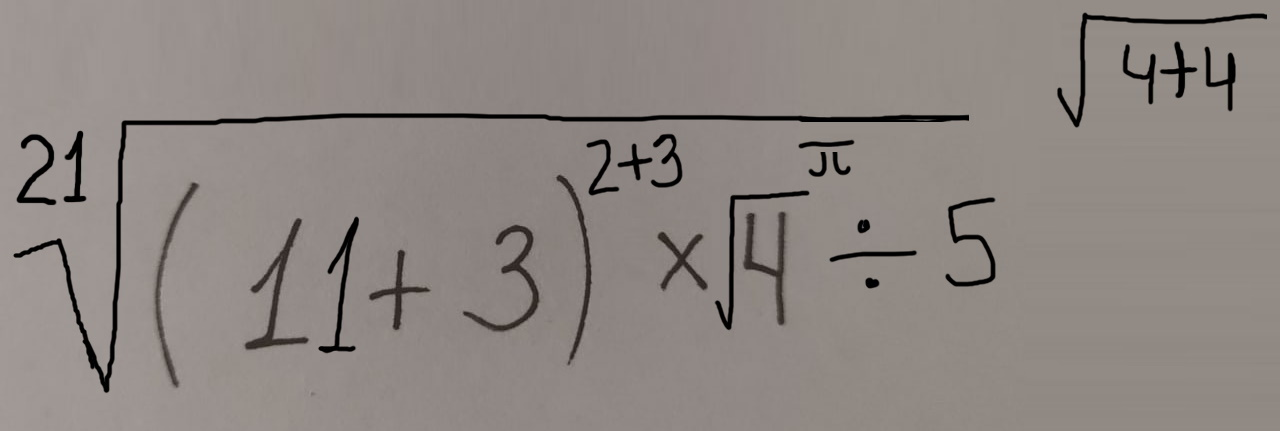
#> input picture Analize/1.jpg, 1280 x 431 px; its folder holds only this picture in this run
$ python -i split.py   (imports and definitions only)
#> lines starting #> are read from the running program, lines starting #| are printed output that depends on the picture; after the words box and inside, x2 and y2 are one past the last pixel; in counts of white or black regions, pixels touching at a corner belong together
import cv2
import numpy as np
from numpy.core.fromnumeric import sort
out_size = 32
#j = 0
# [12 lines left out: function blank_image, not called in this run]


def sort_contours(cnts):
    reverse = False
    i = 0
    boundingBoxes = [cv2.boundingRect(c) for c in cnts]
    (cnts, boundingBoxes) = zip(*sorted(zip(cnts, boundingBoxes),
        key=lambda b:b[1][i], reverse=reverse))
    # return the list of sorted contours and bounding boxes
    return cnts


def get_contours(path):
#> called with path = 'Analize/1.jpg'
    img = cv2.imread(path, 1)
#> img is the input picture: shape (431, 1280, 3); mean B, G, R 130.3, 134.4, 141.8
    gray = cv2.cvtColor(img, cv2.COLOR_BGR2GRAY)
    gray = cv2.medianBlur(gray,7)
    thresh = cv2.adaptiveThreshold(gray,255,cv2.ADAPTIVE_THRESH_GAUSSIAN_C,cv2.THRESH_BINARY,11,3)
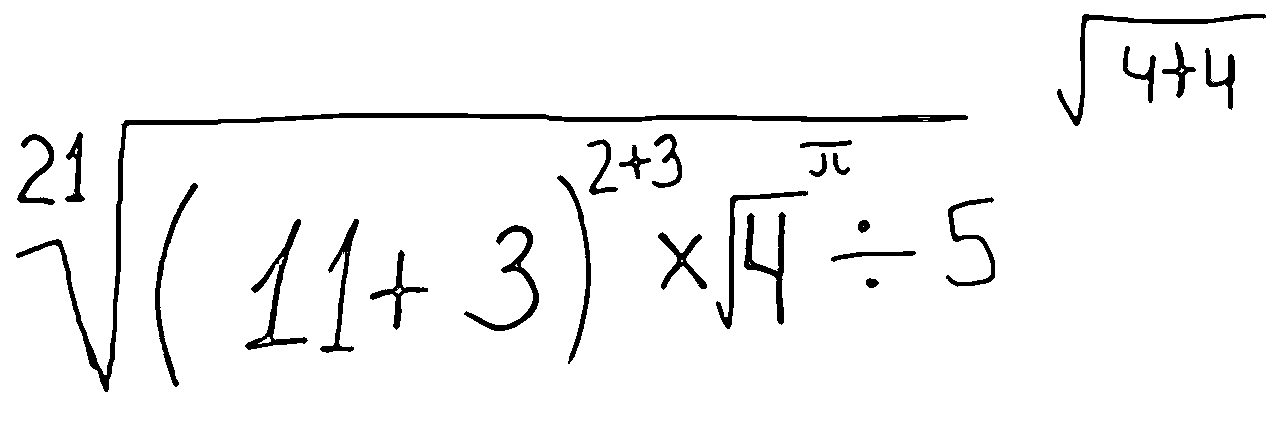
#> thresh: shape (431, 1280); 95.7% white; 26 black regions, largest, box (x1, y1, x2, y2) and area: (16, 113, 968, 392) 6511, (1057, 14, 1266, 126) 1524, (245, 219, 308, 350) 1389
    img_erode = cv2.erode(thresh, np.ones((3,3), np.uint8), iterations=1)
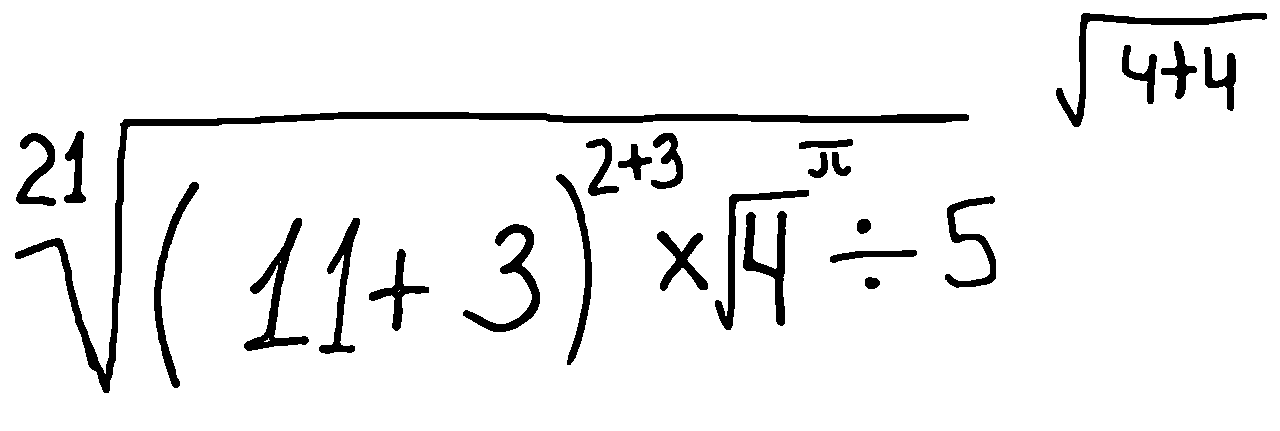
#> img_erode: shape (431, 1280); 93.7% white; 26 black regions
    #Инициализация символов
    contours, hierarchy = cv2.findContours(img_erode, cv2.RETR_TREE, cv2.CHAIN_APPROX_NONE)
#> contours = 30 contours, 3 with area under 20; largest, box (x1, y1, x2, y2) and area: (0, 0, 1280, 431) 549970, (14, 111, 970, 394) 10609, (1055, 12, 1268, 128) 2570, (243, 217, 310, 352) 2236, (462, 223, 541, 333) 2058
    true_contours = []
    output = img.copy()
    letters = []
    for idx, contour in enumerate(contours):
        (x, y, w, h) = cv2.boundingRect(contour)
        if hierarchy[0][idx][3] == 0:
            true_contours.append(contour)
            cv2.rectangle(output, (x, y), (x + w, y + h), (70, 0, 0), 1)
            letter_crop = gray[y:y + h, x:x + w]
            letter_crop = gray[y:y + h, x:x + w]

            # Resize letter canvas to square
            size_max = max(w, h)
            letter_square = 255 * np.ones(shape=[size_max, size_max], dtype=np.uint8)
            if w > h:
                y_pos = size_max//2 - h//2
                letter_square[y_pos:y_pos + h, 0:w] = letter_crop
            elif w < h:
                # Enlarge image left-right
                # --||--
                x_pos = size_max//2 - w//2
                letter_square[0:h, x_pos:x_pos + w] = letter_crop
            else:
                letter_square = letter_crop

            # Resize letter to 28x28 and add letter and its X-coordinate
            letters.append((x, w, cv2.resize(letter_square, (out_size, out_size), interpolation=cv2.INTER_AREA)))

        # Sort array in place by X-coordinate
        letters.sort(key=lambda x: x[0], reverse=False)
#> this loop made 30 passes
#> (x, y, w, h, size_max, x_pos) on passes 4, 6, 7, 8, 9, 10, 13, 14: (368, 248, 62, 84, 84, 11), (656, 230, 53, 62, 62, 5), (462, 223, 79, 110, 110, 16), (856, 218, 16, 17, 17, 0), (318, 217, 43, 138, 138, 48), (243, 217, 67, 135, 135, 34), (742, 210, 46, 117, 117, 35), (944, 195, 53, 94, 94, 21)
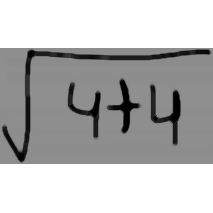
#> letter_square: shape (213, 213); min 0, max 255, mean 184.8
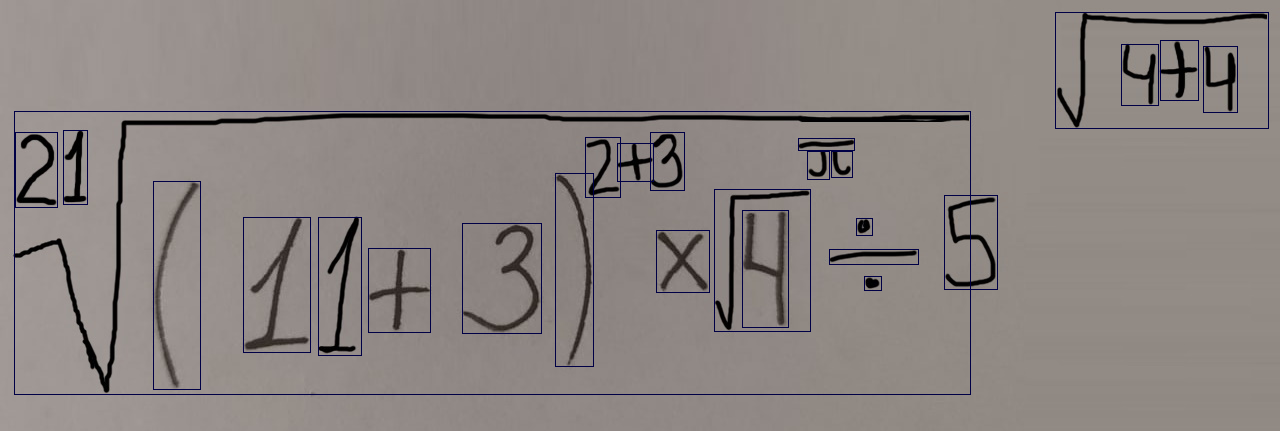
#> output: shape (431, 1280, 3); 1.64% of pixels changed, all inside (x1, y1, x2, y2) = (14, 12, 1269, 395)
#> after the loop, letters = 26 items; true_contours = 26 contours; largest, box (x1, y1, x2, y2) and area: (14, 111, 970, 394) 10609, (1055, 12, 1268, 128) 2570, (243, 217, 310, 352) 2236, (462, 223, 541, 333) 2058, (153, 181, 200, 389) 1888
    true_contours = sort_contours(true_contours)
#> in sort_contours, `boundingBoxes = [cv2.boundingRect(c) for c in cnts]`: boundingBoxes = 26 items, first 6: (864, 276, 17, 14), (829, 249, 89, 15), (368, 248, 62, 84), (656, 230, 53, 62), (462, 223, 79, 110), (856, 218, 16, 17)
#> in sort_contours, `(cnts, boundingBoxes) = zip(*sorted(zip(cnts, boundingBoxes), key=lamb..`: cnts has the same summary as true_contours in get_contours; boundingBoxes = 26 items, first 6: (14, 111, 956, 283), (15, 132, 42, 75), (63, 130, 24, 74), (153, 181, 47, 208), (243, 217, 67, 135), (318, 217, 43, 138)
    #Имеем символы размером 28 на 28
    cv2.drawContours(output, true_contours, -1, (0,255,0), 3)
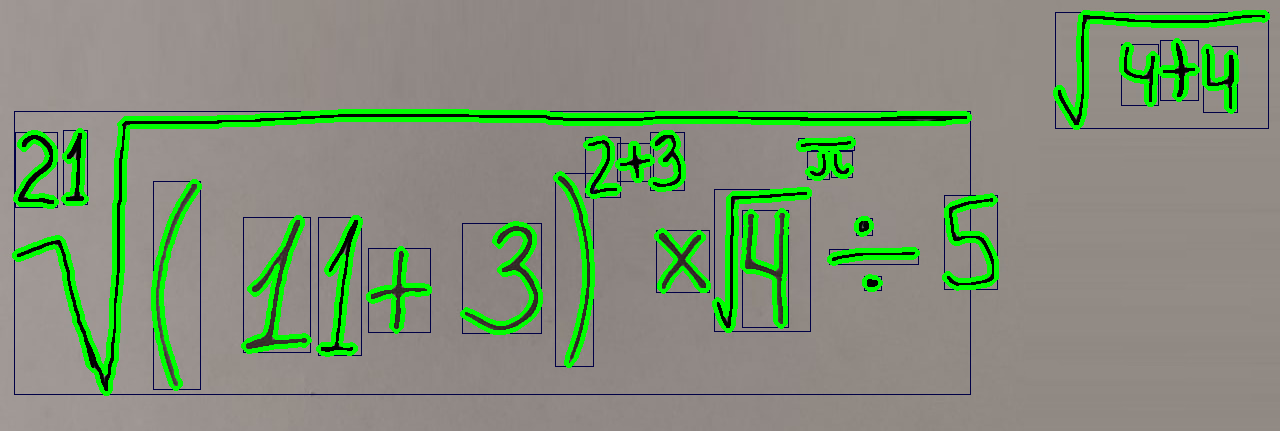
#> output: shape (431, 1280, 3); 8.12% of pixels changed, all inside (x1, y1, x2, y2) = (12, 10, 1270, 396)
    return (true_contours, hierarchy, letters, output)

>>> result = get_contours('Analize/1.jpg')

$ run again, on Analize/10.png
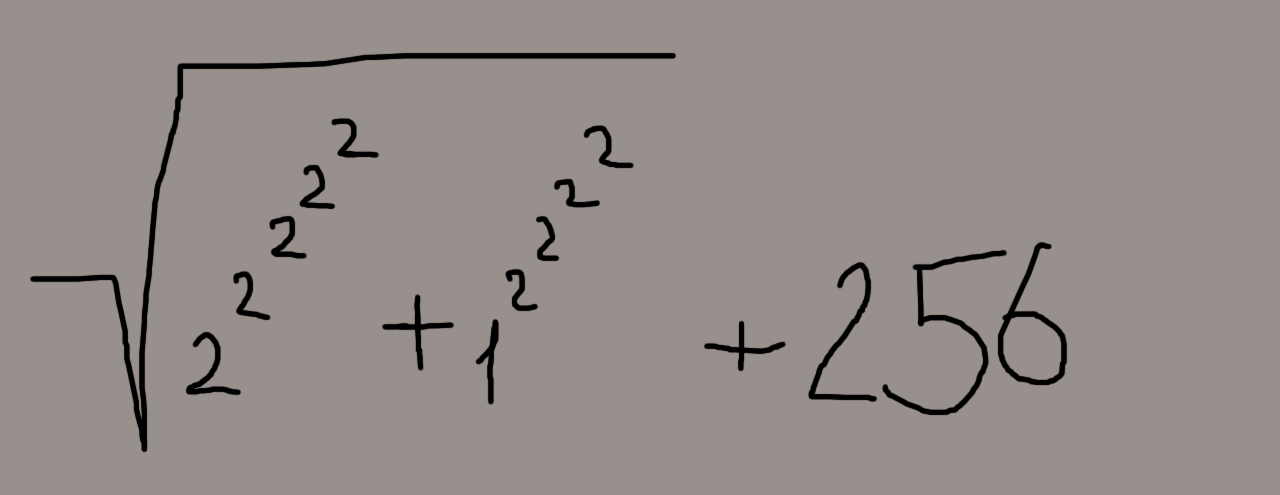
#> input picture Analize/10.png, 1280 x 495 px
#> in get_contours, img is the input picture: shape (495, 1280, 3); mean B, G, R 136, 139.9, 146.7
#> in get_contours, `thresh = cv2.adaptiveThreshold(gray,255,cv2.ADAPTIVE_THRESH_GAUSSIAN_C..`:
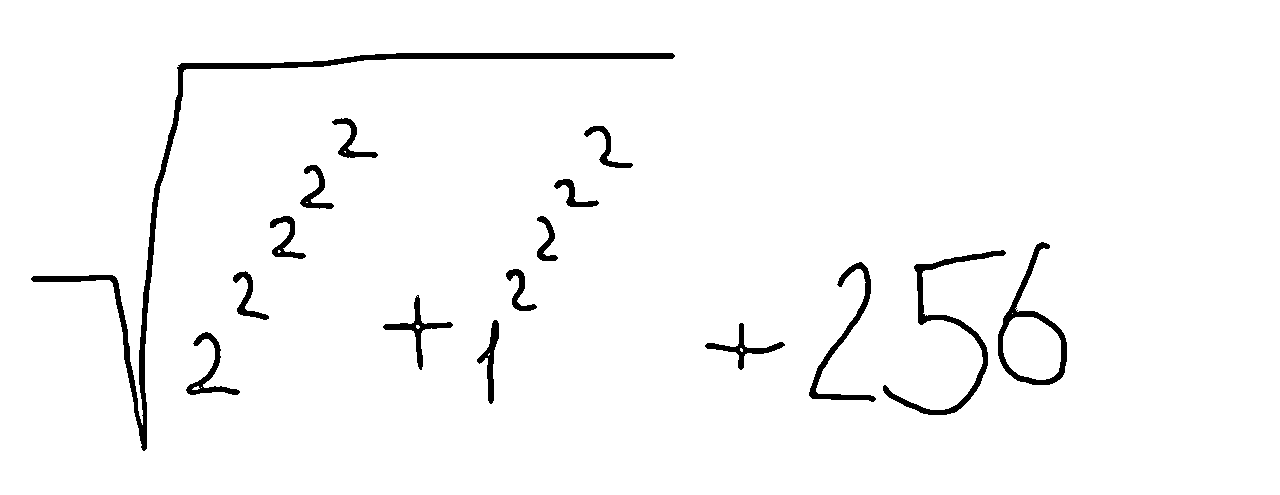
#> thresh: shape (495, 1280); 97.2% white; 16 black regions, largest, box (x1, y1, x2, y2) and area: (31, 53, 675, 451) 6284, (883, 250, 1006, 415) 2056, (998, 242, 1067, 385) 1689
#> img_erode: shape (495, 1280); 96% white; 16 black regions
#> contours = 21 contours, 3 with area under 20; largest, box (x1, y1, x2, y2) and area: (0, 0, 1280, 495) 631826, (29, 51, 677, 453) 9796, (996, 240, 1069, 387) 5358, (881, 248, 1008, 417) 3315, (1004, 318, 1060, 379) 2658
#> the loop in get_contours, `for idx, contour in enumerate(contours):` made 21 passes
#> (x, y, w, h, size_max, x_pos) on passes 2, 5, 6, 8, 9, 10, 11, 12: (184, 330, 58, 67, 67, 4), (475, 318, 26, 88, 88, 31), (381, 293, 74, 79, 79, 2), (231, 269, 40, 53, 53, 6), (504, 267, 35, 46, 46, 6), (807, 260, 71, 144, 144, 37), (881, 248, 127, 169, 169, 21), (996, 240, 73, 147, 147, 37)
#> after the loop in get_contours, `for idx, contour in enumerate(contours):`: letters = 16 items; true_contours = 16 contours; largest, box (x1, y1, x2, y2) and area: (29, 51, 677, 453) 9796, (996, 240, 1069, 387) 5358, (881, 248, 1008, 417) 3315, (807, 260, 878, 404) 2194, (184, 330, 242, 397) 1267
#> in sort_contours, `boundingBoxes = [cv2.boundingRect(c) for c in cnts]`: boundingBoxes = 16 items, first 6: (184, 330, 58, 67), (703, 321, 84, 51), (475, 318, 26, 88), (381, 293, 74, 79), (231, 269, 40, 53), (504, 267, 35, 46)
#> in sort_contours, `(cnts, boundingBoxes) = zip(*sorted(zip(cnts, boundingBoxes), key=lamb..`: cnts has the same summary as true_contours in get_contours; boundingBoxes = 16 items, first 6: (29, 51, 648, 402), (184, 330, 58, 67), (231, 269, 40, 53), (268, 214, 40, 47), (298, 163, 38, 48), (330, 116, 50, 44)
#> in get_contours, `cv2.drawContours(output, true_contours, -1, (0,255,0), 3)`:
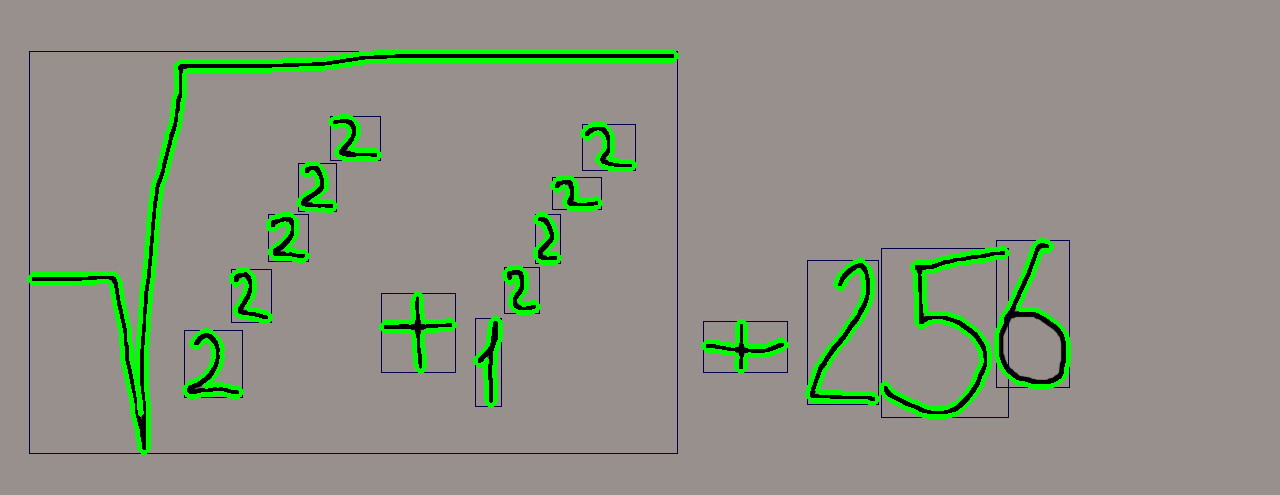
#> output: shape (495, 1280, 3); mean B, G, R 130, 145.1, 139.7

$ run again, on Analize/11.png
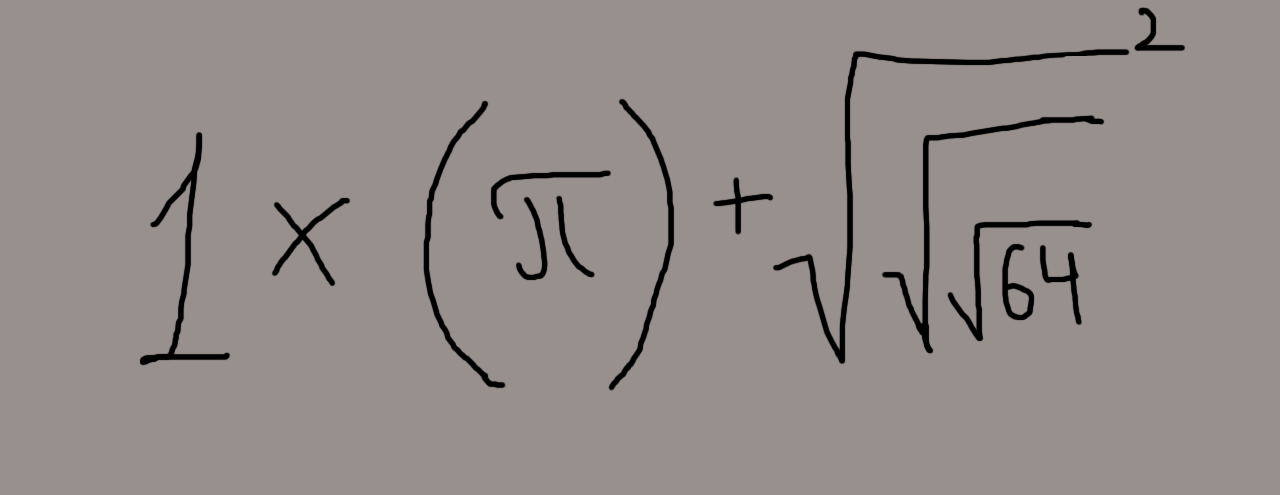
#> input picture Analize/11.png, 1280 x 495 px
#> in get_contours, img is the input picture: shape (495, 1280, 3); mean B, G, R 135.6, 139.5, 146.3
#> in get_contours, `thresh = cv2.adaptiveThreshold(gray,255,cv2.ADAPTIVE_THRESH_GAUSSIAN_C..`:
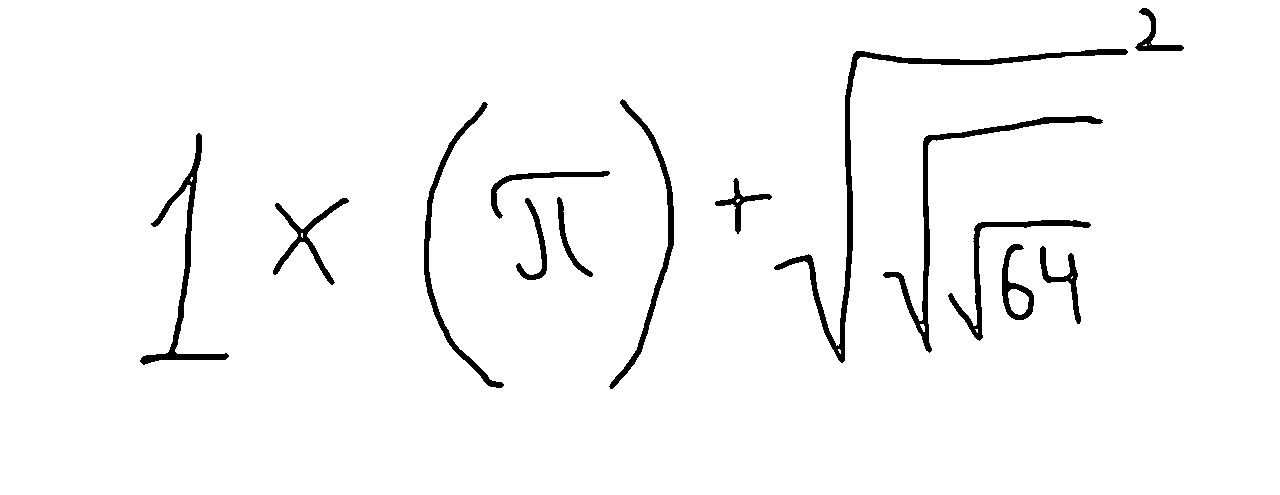
#> thresh: shape (495, 1280); 96.9% white; 14 black regions, largest, box (x1, y1, x2, y2) and area: (774, 49, 1128, 363) 3934, (883, 116, 1103, 353) 2591, (140, 133, 229, 365) 2172
#> img_erode: shape (495, 1280); 95.6% white; 14 black regions
#> contours = 17 contours, 1 with area under 20; largest, box (x1, y1, x2, y2) and area: (0, 0, 1280, 495) 631826, (772, 47, 1130, 365) 6236, (881, 114, 1105, 355) 4115, (138, 131, 231, 367) 3402, (422, 100, 506, 390) 2982
#> the loop in get_contours, `for idx, contour in enumerate(contours):` made 17 passes
#> (x, y, w, h, size_max, x_pos) on passes 2, 3, 6, 7, 8, 11, 12, 14: (1038, 244, 45, 82, 82, 19), (1000, 242, 36, 80, 80, 22), (514, 196, 35, 86, 86, 26), (271, 196, 80, 91, 91, 5), (555, 195, 40, 84, 84, 22), (138, 131, 93, 236, 236, 72), (881, 114, 224, 241, 241, 8), (422, 100, 84, 290, 290, 103)
#> after the loop in get_contours, `for idx, contour in enumerate(contours):`: letters = 14 items; true_contours = 14 contours; largest, box (x1, y1, x2, y2) and area: (772, 47, 1130, 365) 6236, (881, 114, 1105, 355) 4115, (138, 131, 231, 367) 3402, (422, 100, 506, 390) 2982, (607, 97, 676, 391) 2870
#> in sort_contours, `boundingBoxes = [cv2.boundingRect(c) for c in cnts]`: boundingBoxes = 14 items, first 6: (1038, 244, 45, 82), (1000, 242, 36, 80), (946, 218, 147, 125), (514, 196, 35, 86), (271, 196, 80, 91), (555, 195, 40, 84)
#> in sort_contours, `(cnts, boundingBoxes) = zip(*sorted(zip(cnts, boundingBoxes), key=lamb..`: cnts has the same summary as true_contours in get_contours; boundingBoxes = 14 items, first 6: (138, 131, 93, 236), (271, 196, 80, 91), (422, 100, 84, 290), (489, 169, 123, 52), (514, 196, 35, 86), (555, 195, 40, 84)
#> in get_contours, `cv2.drawContours(output, true_contours, -1, (0,255,0), 3)`:
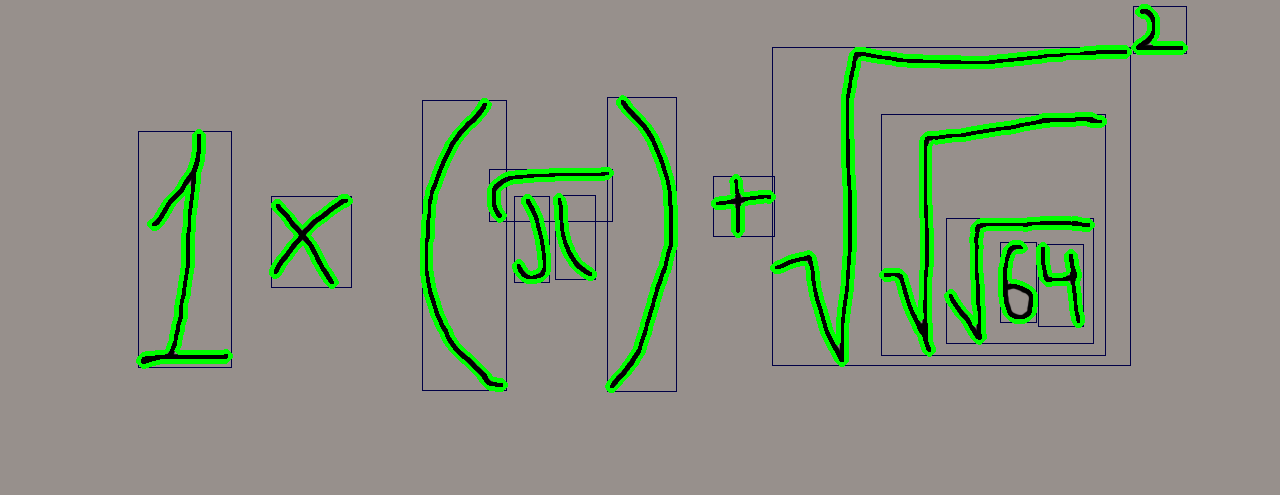
#> output: shape (495, 1280, 3); mean B, G, R 128.8, 145.2, 138.2
